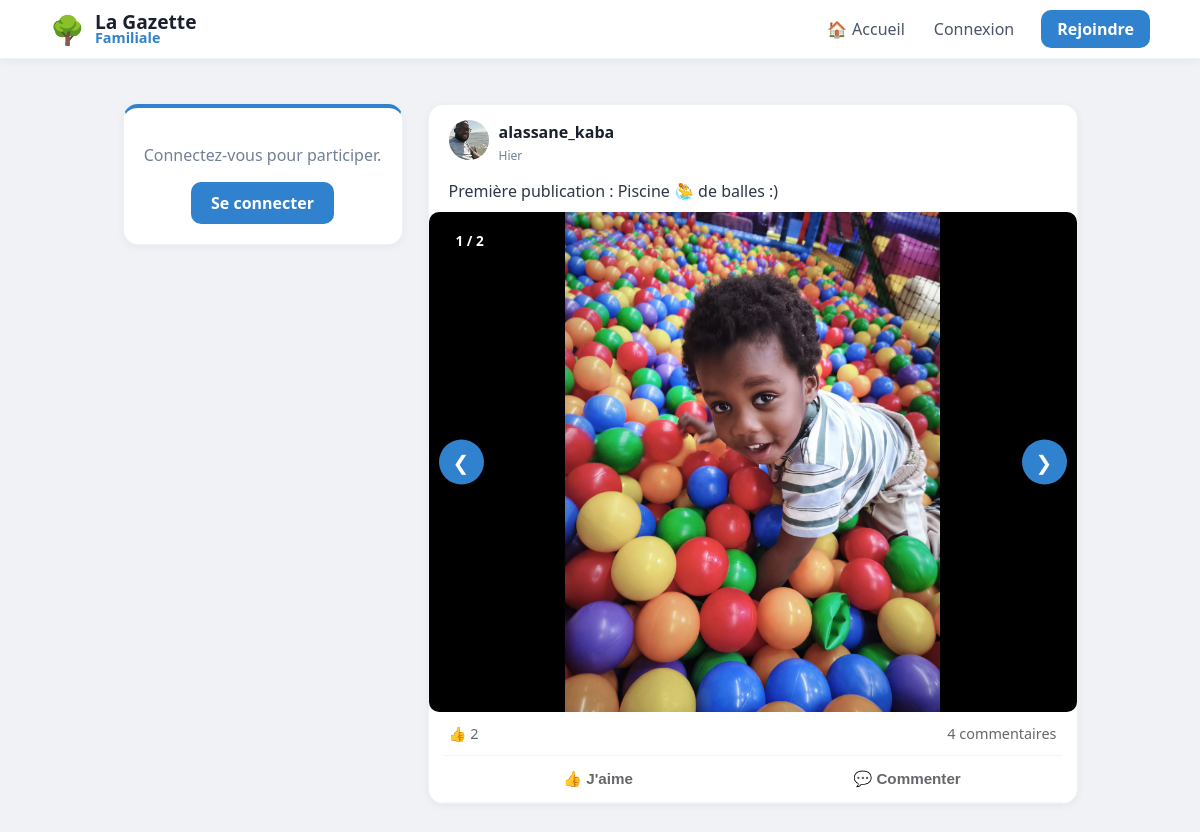
The page / on the database its author committed.
### tables this page shows
CREATE TABLE posts (
                id INTEGER PRIMARY KEY AUTOINCREMENT, 
                username TEXT, 
                content TEXT, 
                likes INTEGER DEFAULT 0, 
                image TEXT,
                created_at DATETIME DEFAULT CURRENT_TIMESTAMP
            );

CREATE TABLE users (
                id INTEGER PRIMARY KEY AUTOINCREMENT, 
                email TEXT UNIQUE, 
                firstname TEXT, 
                lastname TEXT, 
                username TEXT UNIQUE, 
                password TEXT, 
                avatar TEXT,
                cover TEXT,
                bio TEXT,
                is_approved INTEGER DEFAULT 0,
                is_admin INTEGER DEFAULT 0
            );

CREATE TABLE post_medias (
                        id INTEGER PRIMARY KEY AUTOINCREMENT,
                        post_id INTEGER,
                        filename TEXT,
                        file_type TEXT, -- 'image' ou 'video'
                        FOREIGN KEY (post_id) REFERENCES posts (id) ON DELETE CASCADE
                    );

### app.py (the view)
@app.route("/")
def home():
    with get_db() as db:
        posts_query = db.execute("""
            SELECT posts.*, users.avatar AS user_avatar,
                (SELECT COUNT(*) FROM reactions WHERE post_id=posts.id AND type='thumb') as thumbs,
                (SELECT COUNT(*) FROM reactions WHERE post_id=posts.id AND type='heart') as hearts
            FROM posts
            JOIN users ON posts.username = users.username
            ORDER BY posts.id DESC
        """).fetchall()
        posts = [dict(row) for row in posts_query]
        for post in posts:
            medias = db.execute("SELECT * FROM post_medias WHERE post_id = ?", (post['id'],)).fetchall()
            post['medias'] = medias  # On ajoute la liste des médias au post
        comments = db.execute('''
            SELECT comments.*, users.avatar AS comm_avatar
            FROM comments
            JOIN users ON comments.username = users.username
        ''').fetchall()
    return render_template("home.html", posts=posts, comments=comments)

### app.py (called while the page is built)
def get_db():
    db = sqlite3.connect("database.db")
    db.row_factory = sqlite3.Row
    return db

@app.context_processor
def inject_global_stats():
    stats = {'total_users': 0, 'total_posts': 0}
    if session.get('user'):
        db = get_db()
        u_count = db.execute("SELECT COUNT(*) FROM users WHERE is_approved = 1").fetchone()[0]
        p_count = db.execute("SELECT COUNT(*) FROM posts").fetchone()[0]
        stats = {'total_users': u_count, 'total_posts': p_count}
    return stats

@app.context_processor
def inject_pending_count():
    if session.get('is_admin'):
        db = get_db()
        count = db.execute("SELECT COUNT(*) as total FROM users WHERE is_approved = 0").fetchone()
        return {'pending_count': count['total']}
    return {'pending_count': 0}

@app.context_processor
def inject_notifications_count():
    if session.get('user'):
        db = get_db()
        count = db.execute("SELECT COUNT(*) FROM notifications WHERE username = ? AND is_read = 0",
                           (session['user'],)).fetchone()[0]
        return {'unread_count': count}
    return {'unread_count': 0}

@app.template_filter('relative_time')
def relative_time(date_str):
    if not date_str:
        return "Date inconnue"
    past = datetime.strptime(date_str, '%Y-%m-%d %H:%M:%S')
    now = datetime.now(timezone.utc).replace(tzinfo=None)
    diff = now - past
    if diff.days == 0:
        if diff.seconds < 60:
            return "À l'instant"
        if diff.seconds < 3600:
            return f"Il y a {diff.seconds // 60} min"
        return f"Il y a {diff.seconds // 3600} h"
    if diff.days == 1:
        return "Hier"
    if diff.days < 7:
        return f"Il y a {diff.days} jours"
    return past.strftime('%d/%m/%Y')

### templates/home.html (shortened to what this page needs)
{% extends "base.html" %}
{% block content %}
<aside class="sidebar">
    <div class="post-card" style="text-align: center; border-top: 4px solid #3182ce;">
        {% if session.get("user") %}
        <div style="font-size: 50px; margin-bottom: 10px;">🌳</div>
        <h3 style="margin: 0; color: #2d3748;">Bonjour,</h3>
        <h2 style="margin: 5px 0; color: #1a202c; font-size: 1.4em;">{{ session['user'] }}</h2>
        <div style="margin-top: 20px; padding-top: 15px; border-top: 1px solid #edf2f7;">
            <a href="{{ url_for('profile', username=session['user']) }}" style="text-decoration: none; color: #3182ce; font-weight: 700; font-size: 0.9em;">Voir mon mur →</a>
        </div>
        {% else %}
        <p style="color: #718096;">Connectez-vous pour participer.</p>
        <a href="/login" style="display: inline-block; background: #3182ce; color: white; padding: 10px 20px; border-radius: 10px; text-decoration: none; font-weight: bold;">Se connecter</a>
        {% endif %}
    </div>
</aside>
<main class="feed">
    {% for post in posts %}
    <div class="post-card" style="padding: 0; overflow: hidden; margin-bottom: 20px;">
        <div style="padding: 15px 20px; display: flex; justify-content: space-between; align-items: center;">
            <div style="display: flex; align-items: center; gap: 10px;">
                <a href="{{ url_for('profile', username=post['username']) }}">
                    <img src="{{ url_for('static', filename='avatars/' + (post['user_avatar'] if post['user_avatar'] else 'default.png')) }}" style="width: 40px; height: 40px; border-radius: 50%; object-fit: cover;">
                </a>
                <div>
                    <a href="{{ url_for('profile', username=post['username']) }}" style="text-decoration: none;">
                        <strong style="display: block; color: #1a202c;">{{ post['username'] }}</strong>
                    </a>
                    <span class="live-date" data-time="{{ post['created_at'] }}" style="font-size: 0.75em; color: #718096;">{{ post['created_at'] | relative_time }}</span>
                </div>
            </div>
        </div>
        <div style="padding: 0 20px 10px 20px; white-space: pre-wrap; color: #2d3748;">{{ post['content'] }}</div>
        {% if post.medias %}
        <div class="carousel-container" id="carousel-{{ post.id }}" style="position: relative; background: #000; display: flex; align-items: center; justify-content: center; min-height: 300px;">
            {% if post.medias|length > 1 %}
            <div class="carousel-counter" style="position: absolute; top: 15px; left: 15px; background: rgba(0,0,0,0.6); color: white; padding: 4px 12px; border-radius: 20px; font-size: 0.85em; z-index: 10; font-weight: bold;">
                <span class="current">1</span> / {{ post.medias|length }}
            </div>
            <button class="prev" onclick="moveSlide('{{ post.id }}', -1)" style="position: absolute; left: 10px; background: rgba(255,255,255,0.3); border: none; color: white; font-size: 20px; padding: 10px; border-radius: 50%; cursor: pointer; z-index: 5;">&#10094;</button>
            <button class="next" onclick="moveSlide('{{ post.id }}', 1)" style="position: absolute; right: 10px; background: rgba(255,255,255,0.3); border: none; color: white; font-size: 20px; padding: 10px; border-radius: 50%; cursor: pointer; z-index: 5;">&#10095;</button>
            {% endif %}
            <div class="carousel-items" style="width: 100%;">
                {% for media in post.medias %}
                <div class="carousel-item {% if loop.first %}active{% endif %}" style="display: {% if loop.first %}block{% else %}none{% endif %}; text-align: center;">
                    {% if media.file_type == 'video' %}
                    <video src="{{ url_for('static', filename='uploads/' + media.filename) }}" controls style="max-width: 100%; max-height: 500px; display: block; margin: 0 auto;"></video>
                    {% else %}
                    <img src="{{ url_for('static', filename='uploads/' + media.filename) }}" class="zoomable" onclick="openLightbox(this.src)" style="cursor: zoom-in;">
                    {% endif %}
                </div>
                {% endfor %}
            </div>
        </div>
        {% endif %}
        <div style="display: flex; justify-content: space-between; padding: 12px 20px; font-size: 0.9em; color: #65676b;">
            <div>👍 <span id="thumbs-{{ post['id'] }}">{{ post['thumbs'] }}</span></div>
            <div style="cursor: pointer;" onclick="toggleComments({{ post['id'] }})">
                <span id="comment-count-{{ post['id'] }}">{{ (comments|selectattr('post_id', 'equalto', post['id'])|list|length) }}</span> commentaires
            </div>
        </div>
        <div style="display: flex; border-top: 1px solid #f2f4f7; border-bottom: 1px solid #f2f4f7; margin: 0 15px; padding: 2px 0;">
            <button onclick="react({{ post['id'] }}, 'thumb')" class="action-btn" style="flex: 1; background: none; border: none; padding: 10px; color: #65676b; font-weight: 600; cursor: pointer;">👍 J'aime</button>
            <button onclick="toggleComments({{ post['id'] }})" class="action-btn" style="flex: 1; background: none; border: none; padding: 10px; color: #65676b; font-weight: 600; cursor: pointer;">💬 Commenter</button>
        </div>
    </div>
    {% endfor %}
</main>
{% endblock %}

### static/style.css (style rules this page uses)
body { font-family: 'Segoe UI', system-ui, -apple-system, sans-serif; background: #f0f2f5; margin: 0; color: #1a202c; }
.post-card { background: white; border-radius: 15px; padding: 20px; margin-bottom: 20px; box-shadow: 0 2px 8px rgba(0,0,0,0.05); border: 1px solid #edf2f7; overflow: hidden; }
.action-btn { flex: 1; background: none; border: none; padding: 10px; color: #65676b; font-weight: 600; font-size: 0.95em; cursor: pointer; display: flex; align-items: center; justify-content: center; gap: 8px; transition: background 0.2s; border-radius: 6px; margin: 2px; }
.carousel-container { position: relative; width: 100%; max-height: 500px; background: #000; border-radius: 10px; overflow: hidden; }
.carousel-item { display: none; text-align: center; }
.carousel-item.active { display: block; }
.carousel-item img, .carousel-item video { max-width: 100%; max-height: 500px; }
.prev, .next { width: 45px !important; height: 45px !important; border-radius: 50% !important; position: absolute !important; top: 50% !important; transform: translateY(-50%) !important; z-index: 999 !important; background-color: #3182ce !important; color: white !important; display: flex !important; align-items: center !important; justify-content: center !important; cursor: pointer !important; border: none !important; transition: all 0.3s ease !important; }
.prev { left: 10px !important; }
.next { right: 10px !important; }

### templates/base.html (style rules this page uses)
:root { --bg-color: #f0f2f5; --primary: #3182ce; --text-main: #1a202c; --text-light: #718096; --danger: #e53e3e; --success: #38a169; --info: #3182ce; }
body { background-color: var(--bg-color); margin: 0; font-family: 'Segoe UI', system-ui, -apple-system, sans-serif; }

### templates/home.html (style rules this page uses)
.zoomable { max-width: 100%; max-height: 500px; display: block; margin: 0 auto; transition: transform 0.2s; object-fit: contain; }

### rows shown on the page
posts: avatar (picture), username "alassane_kaba", created_at|relative_time "Hier", content "Première publication : Piscine 🤽‍♂️ de balles :)", medias|length "2", thumbs "2", id "4"
post_medias: filename (picture)
